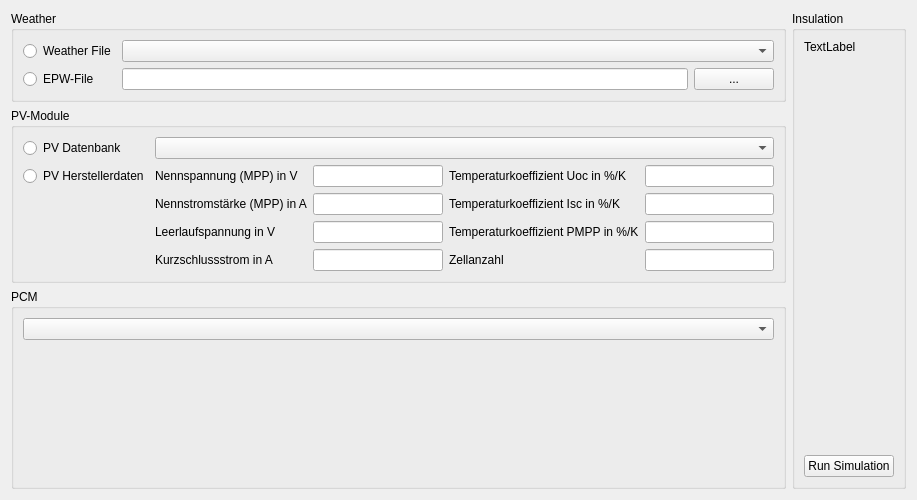
<?xml version="1.0" encoding="UTF-8"?>
<ui version="4.0">
 <class>PVToolWidget</class>
 <widget class="QWidget" name="PVToolWidget">
  <property name="geometry">
   <rect>
    <x>0</x>
    <y>0</y>
    <width>917</width>
    <height>469</height>
   </rect>
  </property>
  <property name="windowTitle">
   <string>Form</string>
  </property>
  <layout class="QGridLayout" name="gridLayout_4">
   <item row="0" column="0">
    <widget class="QGroupBox" name="groupBox_Weather">
     <property name="title">
      <string>Weather</string>
     </property>
     <layout class="QGridLayout" name="gridLayout">
      <item row="0" column="0">
       <widget class="QRadioButton" name="radioButton_WeatherComboBox">
        <property name="text">
         <string>Weather File</string>
        </property>
        <property name="checkable">
         <bool>true</bool>
        </property>
        <property name="checked">
         <bool>false</bool>
        </property>
        <property name="autoRepeat">
         <bool>false</bool>
        </property>
       </widget>
      </item>
      <item row="1" column="0">
       <widget class="QRadioButton" name="radioButton_EPW">
        <property name="text">
         <string>EPW-File</string>
        </property>
       </widget>
      </item>
      <item row="1" column="1">
       <widget class="QLineEdit" name="lineEdit_EPWFile"/>
      </item>
      <item row="1" column="2">
       <widget class="QPushButton" name="pushButton_EPW">
        <property name="text">
         <string>...</string>
        </property>
       </widget>
      </item>
      <item row="0" column="1" colspan="2">
       <widget class="QComboBox" name="comboBox_WeatherFile"/>
      </item>
     </layout>
    </widget>
   </item>
   <item row="0" column="1" rowspan="3">
    <widget class="QGroupBox" name="groupBox_Insulation">
     <property name="title">
      <string>Insulation</string>
     </property>
     <layout class="QVBoxLayout" name="verticalLayout">
      <item>
       <widget class="QLabel" name="label">
        <property name="text">
         <string>TextLabel</string>
        </property>
       </widget>
      </item>
      <item>
       <spacer name="verticalSpacer">
        <property name="orientation">
         <enum>Qt::Vertical</enum>
        </property>
        <property name="sizeHint" stdset="0">
         <size>
          <width>20</width>
          <height>367</height>
         </size>
        </property>
       </spacer>
      </item>
      <item>
       <widget class="QPushButton" name="pushButton_RunSimu">
        <property name="text">
         <string>Run Simulation</string>
        </property>
       </widget>
      </item>
     </layout>
    </widget>
   </item>
   <item row="1" column="0">
    <widget class="QGroupBox" name="groupBox_PVModule">
     <property name="title">
      <string>PV-Module</string>
     </property>
     <layout class="QGridLayout" name="gridLayout_2" columnstretch="0,0,1,0,1">
      <item row="0" column="0">
       <widget class="QRadioButton" name="radioButton_PVDatabase">
        <property name="text">
         <string>PV Datenbank</string>
        </property>
       </widget>
      </item>
      <item row="1" column="0">
       <widget class="QRadioButton" name="radioButton_PVModuleManufacture">
        <property name="text">
         <string>PV Herstellerdaten</string>
        </property>
       </widget>
      </item>
      <item row="1" column="1">
       <widget class="QLabel" name="label_uMPP">
        <property name="text">
         <string>Nennspannung (MPP) in V</string>
        </property>
       </widget>
      </item>
      <item row="1" column="2">
       <widget class="QLineEdit" name="lineEdit_uMPP"/>
      </item>
      <item row="1" column="3">
       <widget class="QLabel" name="label_tempCoeffU">
        <property name="text">
         <string>Temperaturkoeffizient Uoc in %/K</string>
        </property>
       </widget>
      </item>
      <item row="1" column="4">
       <widget class="QLineEdit" name="lineEdit_beta"/>
      </item>
      <item row="2" column="1">
       <widget class="QLabel" name="label_iMPP_2">
        <property name="text">
         <string>Nennstromstärke (MPP) in A</string>
        </property>
       </widget>
      </item>
      <item row="2" column="2">
       <widget class="QLineEdit" name="lineEdit_iMPP"/>
      </item>
      <item row="2" column="3">
       <widget class="QLabel" name="label_tempCoeffI">
        <property name="text">
         <string>Temperaturkoeffizient Isc in %/K</string>
        </property>
       </widget>
      </item>
      <item row="2" column="4">
       <widget class="QLineEdit" name="lineEdit_alpha"/>
      </item>
      <item row="3" column="1">
       <widget class="QLabel" name="label_uOC">
        <property name="text">
         <string>Leerlaufspannung in V</string>
        </property>
       </widget>
      </item>
      <item row="3" column="2">
       <widget class="QLineEdit" name="lineEdit_uOC"/>
      </item>
      <item row="3" column="3">
       <widget class="QLabel" name="label_tempCoeffP">
        <property name="text">
         <string>Temperaturkoeffizient PMPP in %/K</string>
        </property>
       </widget>
      </item>
      <item row="3" column="4">
       <widget class="QLineEdit" name="lineEdit_gamma"/>
      </item>
      <item row="4" column="1">
       <widget class="QLabel" name="label_iSC">
        <property name="text">
         <string>Kurzschlussstrom in A</string>
        </property>
       </widget>
      </item>
      <item row="4" column="2">
       <widget class="QLineEdit" name="lineEdit_iSC"/>
      </item>
      <item row="4" column="3">
       <widget class="QLabel" name="label_nSer">
        <property name="text">
         <string>Zellanzahl</string>
        </property>
       </widget>
      </item>
      <item row="4" column="4">
       <widget class="QLineEdit" name="lineEdit_nSer"/>
      </item>
      <item row="0" column="1" colspan="4">
       <widget class="QComboBox" name="comboBox_PVModule"/>
      </item>
     </layout>
    </widget>
   </item>
   <item row="2" column="0">
    <widget class="QGroupBox" name="groupBox_PCM">
     <property name="minimumSize">
      <size>
       <width>0</width>
       <height>200</height>
      </size>
     </property>
     <property name="title">
      <string>PCM</string>
     </property>
     <layout class="QGridLayout" name="gridLayout_3">
      <item row="1" column="0">
       <widget class="QComboBox" name="comboBox_PCMMaterials"/>
      </item>
      <item row="2" column="0">
       <spacer name="verticalSpacer_2">
        <property name="orientation">
         <enum>Qt::Vertical</enum>
        </property>
        <property name="sizeHint" stdset="0">
         <size>
          <width>20</width>
          <height>40</height>
         </size>
        </property>
       </spacer>
      </item>
     </layout>
    </widget>
   </item>
  </layout>
 </widget>
 <resources/>
 <connections/>
</ui>
